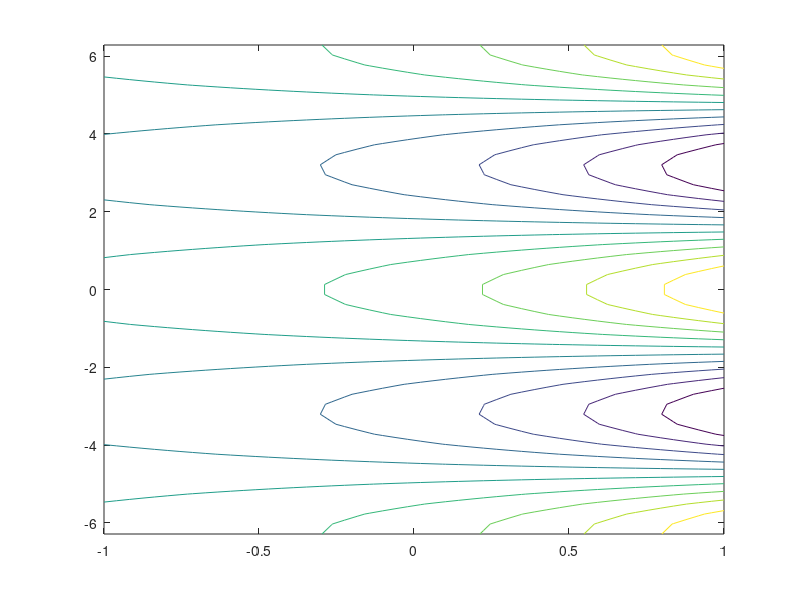

Here is the MATLAB script that generated this plot:
x = linspace(-1,1,50) ; 
y = linspace(-2*pi, 2*pi, 50) ; 
[X,Y] = meshgrid(x,y) ;

z = exp(X+ 1i*Y) ; 
contour(X,Y,real(z))